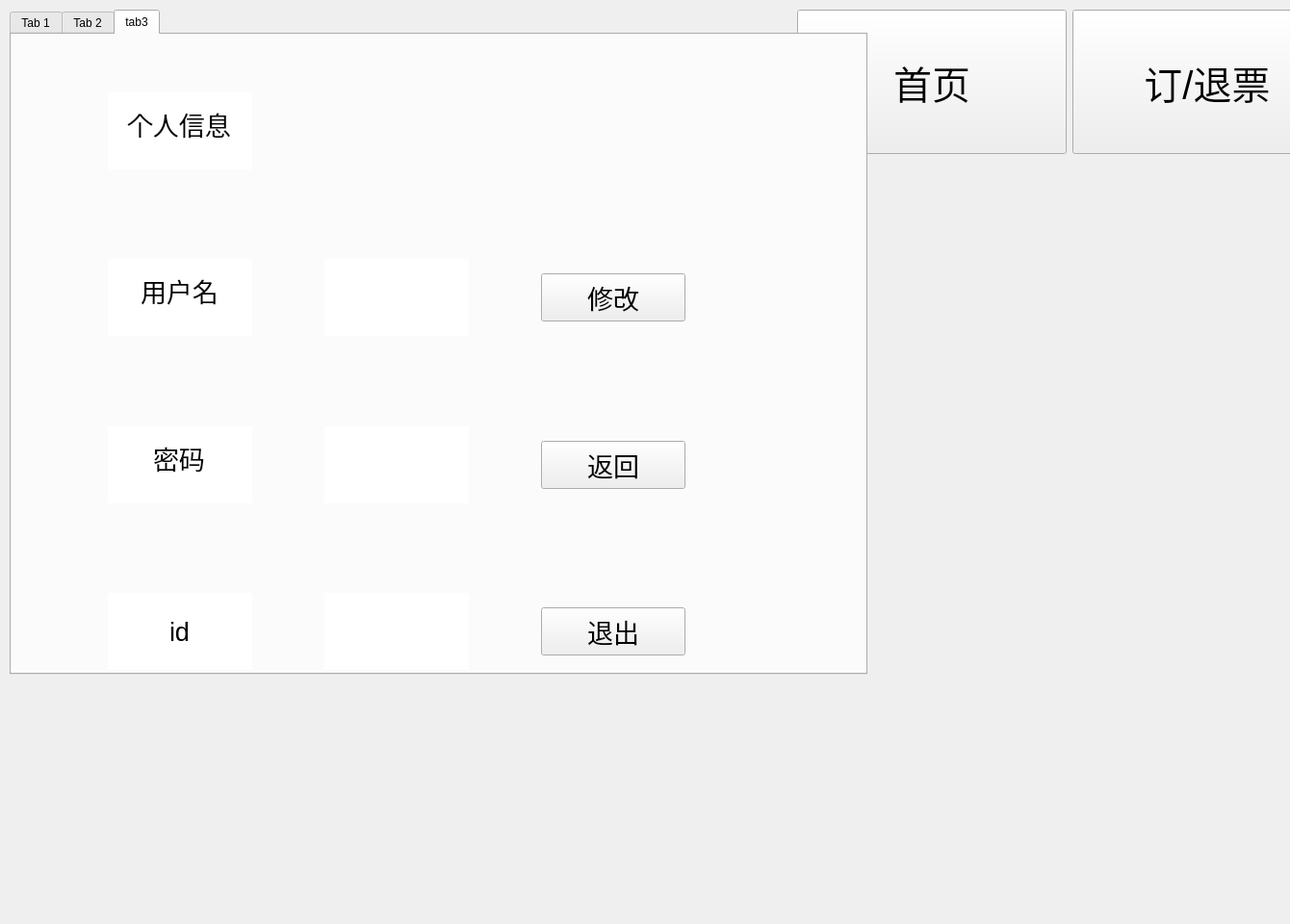
<?xml version="1.0" encoding="UTF-8"?>
<ui version="4.0">
 <class>UserInterface</class>
 <widget class="QMainWindow" name="UserInterface">
  <property name="geometry">
   <rect>
    <x>0</x>
    <y>0</y>
    <width>1340</width>
    <height>960</height>
   </rect>
  </property>
  <property name="minimumSize">
   <size>
    <width>1340</width>
    <height>960</height>
   </size>
  </property>
  <property name="maximumSize">
   <size>
    <width>1340</width>
    <height>960</height>
   </size>
  </property>
  <property name="windowTitle">
   <string>太原航班系统-用户端</string>
  </property>
  <property name="windowIcon">
   <iconset resource="resource.qrc">
    <normaloff>:/new/image/nuc.ico</normaloff>:/new/image/nuc.ico</iconset>
  </property>
  <widget class="QWidget" name="centralwidget">
   <widget class="QWidget" name="widget" native="true">
    <property name="geometry">
     <rect>
      <x>340</x>
      <y>10</y>
      <width>1340</width>
      <height>150</height>
     </rect>
    </property>
    <property name="minimumSize">
     <size>
      <width>1340</width>
      <height>150</height>
     </size>
    </property>
    <property name="maximumSize">
     <size>
      <width>1340</width>
      <height>150</height>
     </size>
    </property>
    <layout class="QHBoxLayout" name="horizontalLayout">
     <property name="leftMargin">
      <number>0</number>
     </property>
     <property name="topMargin">
      <number>0</number>
     </property>
     <property name="rightMargin">
      <number>0</number>
     </property>
     <property name="bottomMargin">
      <number>0</number>
     </property>
     <item>
      <widget class="QLabel" name="label">
       <property name="minimumSize">
        <size>
         <width>500</width>
         <height>150</height>
        </size>
       </property>
       <property name="maximumSize">
        <size>
         <width>500</width>
         <height>150</height>
        </size>
       </property>
       <property name="text">
        <string/>
       </property>
       <property name="pixmap">
        <pixmap resource="resource.qrc">:/new/image/nucfont.jpg</pixmap>
       </property>
       <property name="alignment">
        <set>Qt::AlignCenter</set>
       </property>
      </widget>
     </item>
     <item>
      <widget class="QPushButton" name="pushButton_1">
       <property name="minimumSize">
        <size>
         <width>280</width>
         <height>150</height>
        </size>
       </property>
       <property name="maximumSize">
        <size>
         <width>280</width>
         <height>150</height>
        </size>
       </property>
       <property name="font">
        <font>
         <pointsize>30</pointsize>
        </font>
       </property>
       <property name="text">
        <string>首页</string>
       </property>
      </widget>
     </item>
     <item>
      <widget class="QPushButton" name="pushButton_2">
       <property name="minimumSize">
        <size>
         <width>280</width>
         <height>150</height>
        </size>
       </property>
       <property name="maximumSize">
        <size>
         <width>280</width>
         <height>150</height>
        </size>
       </property>
       <property name="font">
        <font>
         <pointsize>30</pointsize>
        </font>
       </property>
       <property name="text">
        <string>订/退票</string>
       </property>
      </widget>
     </item>
     <item>
      <widget class="QPushButton" name="pushButton_3">
       <property name="minimumSize">
        <size>
         <width>280</width>
         <height>150</height>
        </size>
       </property>
       <property name="maximumSize">
        <size>
         <width>280</width>
         <height>150</height>
        </size>
       </property>
       <property name="font">
        <font>
         <pointsize>30</pointsize>
        </font>
       </property>
       <property name="text">
        <string>用户管理</string>
       </property>
      </widget>
     </item>
    </layout>
   </widget>
   <widget class="QTabWidget" name="tabWidget">
    <property name="geometry">
     <rect>
      <x>10</x>
      <y>10</y>
      <width>891</width>
      <height>691</height>
     </rect>
    </property>
    <property name="currentIndex">
     <number>2</number>
    </property>
    <widget class="QWidget" name="tab_0">
     <attribute name="title">
      <string>Tab 1</string>
     </attribute>
     <widget class="QLabel" name="labelImg1">
      <property name="geometry">
       <rect>
        <x>90</x>
        <y>180</y>
        <width>670</width>
        <height>960</height>
       </rect>
      </property>
      <property name="minimumSize">
       <size>
        <width>670</width>
        <height>960</height>
       </size>
      </property>
      <property name="maximumSize">
       <size>
        <width>670</width>
        <height>960</height>
       </size>
      </property>
      <property name="text">
       <string/>
      </property>
      <property name="alignment">
       <set>Qt::AlignCenter</set>
      </property>
     </widget>
     <widget class="QLineEdit" name="lineEdit0">
      <property name="geometry">
       <rect>
        <x>220</x>
        <y>100</y>
        <width>300</width>
        <height>100</height>
       </rect>
      </property>
      <property name="minimumSize">
       <size>
        <width>300</width>
        <height>100</height>
       </size>
      </property>
      <property name="maximumSize">
       <size>
        <width>300</width>
        <height>100</height>
       </size>
      </property>
      <property name="font">
       <font>
        <pointsize>20</pointsize>
       </font>
      </property>
      <property name="text">
       <string>欢迎登陆用户系统</string>
      </property>
      <property name="frame">
       <bool>false</bool>
      </property>
      <property name="alignment">
       <set>Qt::AlignCenter</set>
      </property>
      <property name="readOnly">
       <bool>true</bool>
      </property>
     </widget>
     <widget class="QPushButton" name="pushButtonBack0">
      <property name="geometry">
       <rect>
        <x>400</x>
        <y>230</y>
        <width>150</width>
        <height>80</height>
       </rect>
      </property>
      <property name="minimumSize">
       <size>
        <width>150</width>
        <height>80</height>
       </size>
      </property>
      <property name="maximumSize">
       <size>
        <width>150</width>
        <height>80</height>
       </size>
      </property>
      <property name="font">
       <font>
        <pointsize>20</pointsize>
       </font>
      </property>
      <property name="text">
       <string>返回</string>
      </property>
     </widget>
     <widget class="QPushButton" name="pushButtonQuit0">
      <property name="geometry">
       <rect>
        <x>430</x>
        <y>330</y>
        <width>150</width>
        <height>80</height>
       </rect>
      </property>
      <property name="minimumSize">
       <size>
        <width>150</width>
        <height>80</height>
       </size>
      </property>
      <property name="maximumSize">
       <size>
        <width>150</width>
        <height>80</height>
       </size>
      </property>
      <property name="font">
       <font>
        <pointsize>20</pointsize>
       </font>
      </property>
      <property name="text">
       <string>退出</string>
      </property>
     </widget>
     <widget class="QLabel" name="labelImg2">
      <property name="geometry">
       <rect>
        <x>190</x>
        <y>360</y>
        <width>63</width>
        <height>20</height>
       </rect>
      </property>
      <property name="text">
       <string/>
      </property>
      <property name="alignment">
       <set>Qt::AlignCenter</set>
      </property>
     </widget>
    </widget>
    <widget class="QWidget" name="tab_1">
     <attribute name="title">
      <string>Tab 2</string>
     </attribute>
     <widget class="QPushButton" name="pushButtonQuit1">
      <property name="geometry">
       <rect>
        <x>340</x>
        <y>350</y>
        <width>150</width>
        <height>80</height>
       </rect>
      </property>
      <property name="minimumSize">
       <size>
        <width>150</width>
        <height>80</height>
       </size>
      </property>
      <property name="maximumSize">
       <size>
        <width>150</width>
        <height>80</height>
       </size>
      </property>
      <property name="font">
       <font>
        <pointsize>20</pointsize>
       </font>
      </property>
      <property name="text">
       <string>退出</string>
      </property>
     </widget>
     <widget class="QPushButton" name="pushButtonBack1">
      <property name="geometry">
       <rect>
        <x>170</x>
        <y>350</y>
        <width>150</width>
        <height>80</height>
       </rect>
      </property>
      <property name="minimumSize">
       <size>
        <width>150</width>
        <height>80</height>
       </size>
      </property>
      <property name="maximumSize">
       <size>
        <width>150</width>
        <height>80</height>
       </size>
      </property>
      <property name="font">
       <font>
        <pointsize>20</pointsize>
       </font>
      </property>
      <property name="text">
       <string>返回</string>
      </property>
     </widget>
     <widget class="QComboBox" name="comboBox">
      <property name="geometry">
       <rect>
        <x>280</x>
        <y>170</y>
        <width>80</width>
        <height>40</height>
       </rect>
      </property>
      <property name="minimumSize">
       <size>
        <width>80</width>
        <height>40</height>
       </size>
      </property>
      <property name="maximumSize">
       <size>
        <width>80</width>
        <height>40</height>
       </size>
      </property>
      <property name="font">
       <font>
        <pointsize>12</pointsize>
       </font>
      </property>
      <property name="layoutDirection">
       <enum>Qt::LeftToRight</enum>
      </property>
      <item>
       <property name="text">
        <string>航班号</string>
       </property>
      </item>
      <item>
       <property name="text">
        <string>起点</string>
       </property>
      </item>
      <item>
       <property name="text">
        <string>终点</string>
       </property>
      </item>
      <item>
       <property name="text">
        <string>起飞时间</string>
       </property>
      </item>
      <item>
       <property name="text">
        <string>到达时间</string>
       </property>
      </item>
      <item>
       <property name="text">
        <string>航空公司</string>
       </property>
      </item>
      <item>
       <property name="text">
        <string>票价</string>
       </property>
      </item>
      <item>
       <property name="text">
        <string>折扣</string>
       </property>
      </item>
      <item>
       <property name="text">
        <string>座位数</string>
       </property>
      </item>
      <item>
       <property name="text">
        <string>剩余座位</string>
       </property>
      </item>
      <item>
       <property name="text">
        <string>我的</string>
       </property>
      </item>
     </widget>
     <widget class="QLineEdit" name="lineEditSeek">
      <property name="geometry">
       <rect>
        <x>200</x>
        <y>110</y>
        <width>80</width>
        <height>40</height>
       </rect>
      </property>
      <property name="minimumSize">
       <size>
        <width>80</width>
        <height>40</height>
       </size>
      </property>
      <property name="maximumSize">
       <size>
        <width>80</width>
        <height>40</height>
       </size>
      </property>
      <property name="font">
       <font>
        <pointsize>12</pointsize>
       </font>
      </property>
      <property name="layoutDirection">
       <enum>Qt::LeftToRight</enum>
      </property>
      <property name="alignment">
       <set>Qt::AlignCenter</set>
      </property>
     </widget>
     <widget class="QTableWidget" name="tableWidget">
      <property name="geometry">
       <rect>
        <x>250</x>
        <y>250</y>
        <width>1030</width>
        <height>600</height>
       </rect>
      </property>
      <property name="minimumSize">
       <size>
        <width>1030</width>
        <height>600</height>
       </size>
      </property>
      <property name="maximumSize">
       <size>
        <width>1030</width>
        <height>600</height>
       </size>
      </property>
      <property name="font">
       <font>
        <pointsize>30</pointsize>
       </font>
      </property>
      <property name="layoutDirection">
       <enum>Qt::LeftToRight</enum>
      </property>
      <column>
       <property name="text">
        <string>航班号</string>
       </property>
      </column>
      <column>
       <property name="text">
        <string>起点</string>
       </property>
      </column>
      <column>
       <property name="text">
        <string>终点</string>
       </property>
      </column>
      <column>
       <property name="text">
        <string>起飞时间</string>
       </property>
      </column>
      <column>
       <property name="text">
        <string>到达时间</string>
       </property>
      </column>
      <column>
       <property name="text">
        <string>航空公司</string>
       </property>
      </column>
      <column>
       <property name="text">
        <string>票价</string>
       </property>
      </column>
      <column>
       <property name="text">
        <string>折扣</string>
       </property>
      </column>
      <column>
       <property name="text">
        <string>座位数</string>
       </property>
      </column>
      <column>
       <property name="text">
        <string>剩余座位</string>
       </property>
      </column>
     </widget>
     <widget class="QPushButton" name="pushButtonInfo">
      <property name="geometry">
       <rect>
        <x>170</x>
        <y>220</y>
        <width>80</width>
        <height>40</height>
       </rect>
      </property>
      <property name="minimumSize">
       <size>
        <width>80</width>
        <height>40</height>
       </size>
      </property>
      <property name="maximumSize">
       <size>
        <width>80</width>
        <height>40</height>
       </size>
      </property>
      <property name="font">
       <font>
        <pointsize>12</pointsize>
       </font>
      </property>
      <property name="layoutDirection">
       <enum>Qt::LeftToRight</enum>
      </property>
      <property name="text">
       <string>确认</string>
      </property>
     </widget>
     <widget class="QPushButton" name="pushButtonRecover">
      <property name="geometry">
       <rect>
        <x>390</x>
        <y>140</y>
        <width>80</width>
        <height>40</height>
       </rect>
      </property>
      <property name="minimumSize">
       <size>
        <width>80</width>
        <height>40</height>
       </size>
      </property>
      <property name="maximumSize">
       <size>
        <width>80</width>
        <height>40</height>
       </size>
      </property>
      <property name="font">
       <font>
        <pointsize>12</pointsize>
       </font>
      </property>
      <property name="layoutDirection">
       <enum>Qt::LeftToRight</enum>
      </property>
      <property name="text">
       <string>恢复全部</string>
      </property>
     </widget>
     <widget class="QPushButton" name="pushButtonOrder">
      <property name="geometry">
       <rect>
        <x>30</x>
        <y>50</y>
        <width>80</width>
        <height>40</height>
       </rect>
      </property>
      <property name="minimumSize">
       <size>
        <width>80</width>
        <height>40</height>
       </size>
      </property>
      <property name="maximumSize">
       <size>
        <width>80</width>
        <height>40</height>
       </size>
      </property>
      <property name="font">
       <font>
        <pointsize>12</pointsize>
       </font>
      </property>
      <property name="text">
       <string>订票</string>
      </property>
     </widget>
     <widget class="QPushButton" name="pushButtonTick">
      <property name="geometry">
       <rect>
        <x>250</x>
        <y>50</y>
        <width>80</width>
        <height>40</height>
       </rect>
      </property>
      <property name="minimumSize">
       <size>
        <width>80</width>
        <height>40</height>
       </size>
      </property>
      <property name="maximumSize">
       <size>
        <width>80</width>
        <height>40</height>
       </size>
      </property>
      <property name="font">
       <font>
        <pointsize>12</pointsize>
       </font>
      </property>
      <property name="text">
       <string>退票</string>
      </property>
     </widget>
     <widget class="QPushButton" name="pushButtonTick1">
      <property name="geometry">
       <rect>
        <x>350</x>
        <y>50</y>
        <width>80</width>
        <height>40</height>
       </rect>
      </property>
      <property name="minimumSize">
       <size>
        <width>80</width>
        <height>40</height>
       </size>
      </property>
      <property name="maximumSize">
       <size>
        <width>80</width>
        <height>40</height>
       </size>
      </property>
      <property name="font">
       <font>
        <pointsize>12</pointsize>
       </font>
      </property>
      <property name="text">
       <string>确定</string>
      </property>
     </widget>
     <widget class="QPushButton" name="pushButtonOrder1">
      <property name="geometry">
       <rect>
        <x>150</x>
        <y>50</y>
        <width>80</width>
        <height>40</height>
       </rect>
      </property>
      <property name="minimumSize">
       <size>
        <width>80</width>
        <height>40</height>
       </size>
      </property>
      <property name="maximumSize">
       <size>
        <width>80</width>
        <height>40</height>
       </size>
      </property>
      <property name="font">
       <font>
        <pointsize>12</pointsize>
       </font>
      </property>
      <property name="text">
       <string>确定</string>
      </property>
     </widget>
     <widget class="QLabel" name="labelImg">
      <property name="geometry">
       <rect>
        <x>60</x>
        <y>300</y>
        <width>63</width>
        <height>20</height>
       </rect>
      </property>
      <property name="text">
       <string/>
      </property>
     </widget>
    </widget>
    <widget class="QWidget" name="tab_2">
     <attribute name="title">
      <string>tab3</string>
     </attribute>
     <widget class="QWidget" name="widgetChange" native="true">
      <property name="geometry">
       <rect>
        <x>100</x>
        <y>60</y>
        <width>600</width>
        <height>600</height>
       </rect>
      </property>
      <property name="minimumSize">
       <size>
        <width>600</width>
        <height>600</height>
       </size>
      </property>
      <property name="maximumSize">
       <size>
        <width>600</width>
        <height>600</height>
       </size>
      </property>
      <layout class="QGridLayout" name="gridLayout">
       <item row="4" column="2">
        <widget class="QLineEdit" name="lineEditPwd1">
         <property name="minimumSize">
          <size>
           <width>150</width>
           <height>80</height>
          </size>
         </property>
         <property name="maximumSize">
          <size>
           <width>150</width>
           <height>80</height>
          </size>
         </property>
         <property name="font">
          <font>
           <pointsize>20</pointsize>
          </font>
         </property>
         <property name="frame">
          <bool>false</bool>
         </property>
         <property name="alignment">
          <set>Qt::AlignCenter</set>
         </property>
         <property name="readOnly">
          <bool>true</bool>
         </property>
        </widget>
       </item>
       <item row="2" column="3">
        <spacer name="horizontalSpacer_2">
         <property name="orientation">
          <enum>Qt::Horizontal</enum>
         </property>
         <property name="sizeHint" stdset="0">
          <size>
           <width>40</width>
           <height>20</height>
          </size>
         </property>
        </spacer>
       </item>
       <item row="1" column="0">
        <spacer name="verticalSpacer">
         <property name="orientation">
          <enum>Qt::Vertical</enum>
         </property>
         <property name="sizeHint" stdset="0">
          <size>
           <width>20</width>
           <height>40</height>
          </size>
         </property>
        </spacer>
       </item>
       <item row="2" column="0">
        <widget class="QLineEdit" name="lineEditUser">
         <property name="minimumSize">
          <size>
           <width>150</width>
           <height>80</height>
          </size>
         </property>
         <property name="maximumSize">
          <size>
           <width>150</width>
           <height>80</height>
          </size>
         </property>
         <property name="font">
          <font>
           <pointsize>20</pointsize>
          </font>
         </property>
         <property name="text">
          <string>用户名</string>
         </property>
         <property name="frame">
          <bool>false</bool>
         </property>
         <property name="alignment">
          <set>Qt::AlignCenter</set>
         </property>
        </widget>
       </item>
       <item row="3" column="0">
        <spacer name="verticalSpacer_2">
         <property name="orientation">
          <enum>Qt::Vertical</enum>
         </property>
         <property name="sizeHint" stdset="0">
          <size>
           <width>20</width>
           <height>40</height>
          </size>
         </property>
        </spacer>
       </item>
       <item row="2" column="1">
        <spacer name="horizontalSpacer">
         <property name="orientation">
          <enum>Qt::Horizontal</enum>
         </property>
         <property name="sizeHint" stdset="0">
          <size>
           <width>40</width>
           <height>20</height>
          </size>
         </property>
        </spacer>
       </item>
       <item row="2" column="2">
        <widget class="QLineEdit" name="lineEditUser1">
         <property name="minimumSize">
          <size>
           <width>150</width>
           <height>80</height>
          </size>
         </property>
         <property name="maximumSize">
          <size>
           <width>150</width>
           <height>80</height>
          </size>
         </property>
         <property name="font">
          <font>
           <pointsize>20</pointsize>
          </font>
         </property>
         <property name="frame">
          <bool>false</bool>
         </property>
         <property name="alignment">
          <set>Qt::AlignCenter</set>
         </property>
         <property name="readOnly">
          <bool>true</bool>
         </property>
        </widget>
       </item>
       <item row="6" column="0">
        <widget class="QLineEdit" name="lineEditId">
         <property name="minimumSize">
          <size>
           <width>150</width>
           <height>80</height>
          </size>
         </property>
         <property name="maximumSize">
          <size>
           <width>150</width>
           <height>80</height>
          </size>
         </property>
         <property name="font">
          <font>
           <pointsize>20</pointsize>
          </font>
         </property>
         <property name="text">
          <string>id</string>
         </property>
         <property name="frame">
          <bool>false</bool>
         </property>
         <property name="alignment">
          <set>Qt::AlignCenter</set>
         </property>
        </widget>
       </item>
       <item row="0" column="0">
        <widget class="QLineEdit" name="lineEditInfo">
         <property name="minimumSize">
          <size>
           <width>150</width>
           <height>80</height>
          </size>
         </property>
         <property name="maximumSize">
          <size>
           <width>150</width>
           <height>80</height>
          </size>
         </property>
         <property name="font">
          <font>
           <pointsize>20</pointsize>
          </font>
         </property>
         <property name="text">
          <string>个人信息</string>
         </property>
         <property name="frame">
          <bool>false</bool>
         </property>
         <property name="alignment">
          <set>Qt::AlignCenter</set>
         </property>
         <property name="readOnly">
          <bool>true</bool>
         </property>
        </widget>
       </item>
       <item row="2" column="4">
        <widget class="QPushButton" name="pushButtonChange">
         <property name="minimumSize">
          <size>
           <width>150</width>
           <height>50</height>
          </size>
         </property>
         <property name="maximumSize">
          <size>
           <width>150</width>
           <height>50</height>
          </size>
         </property>
         <property name="font">
          <font>
           <pointsize>20</pointsize>
          </font>
         </property>
         <property name="text">
          <string>修改</string>
         </property>
        </widget>
       </item>
       <item row="4" column="4">
        <widget class="QPushButton" name="pushButtonBack3">
         <property name="minimumSize">
          <size>
           <width>150</width>
           <height>50</height>
          </size>
         </property>
         <property name="maximumSize">
          <size>
           <width>150</width>
           <height>50</height>
          </size>
         </property>
         <property name="font">
          <font>
           <pointsize>20</pointsize>
          </font>
         </property>
         <property name="text">
          <string>返回</string>
         </property>
        </widget>
       </item>
       <item row="6" column="2">
        <widget class="QLineEdit" name="lineEditId1">
         <property name="minimumSize">
          <size>
           <width>150</width>
           <height>80</height>
          </size>
         </property>
         <property name="maximumSize">
          <size>
           <width>150</width>
           <height>80</height>
          </size>
         </property>
         <property name="font">
          <font>
           <pointsize>20</pointsize>
          </font>
         </property>
         <property name="frame">
          <bool>false</bool>
         </property>
         <property name="alignment">
          <set>Qt::AlignCenter</set>
         </property>
         <property name="readOnly">
          <bool>true</bool>
         </property>
        </widget>
       </item>
       <item row="4" column="0">
        <widget class="QLineEdit" name="lineEditPwd">
         <property name="minimumSize">
          <size>
           <width>150</width>
           <height>80</height>
          </size>
         </property>
         <property name="maximumSize">
          <size>
           <width>150</width>
           <height>80</height>
          </size>
         </property>
         <property name="font">
          <font>
           <pointsize>20</pointsize>
          </font>
         </property>
         <property name="text">
          <string>密码</string>
         </property>
         <property name="frame">
          <bool>false</bool>
         </property>
         <property name="alignment">
          <set>Qt::AlignCenter</set>
         </property>
        </widget>
       </item>
       <item row="6" column="4">
        <widget class="QPushButton" name="pushButtonQuit3">
         <property name="minimumSize">
          <size>
           <width>150</width>
           <height>50</height>
          </size>
         </property>
         <property name="maximumSize">
          <size>
           <width>150</width>
           <height>50</height>
          </size>
         </property>
         <property name="font">
          <font>
           <pointsize>20</pointsize>
          </font>
         </property>
         <property name="text">
          <string>退出</string>
         </property>
        </widget>
       </item>
       <item row="5" column="0">
        <spacer name="verticalSpacer_3">
         <property name="orientation">
          <enum>Qt::Vertical</enum>
         </property>
         <property name="sizeHint" stdset="0">
          <size>
           <width>20</width>
           <height>40</height>
          </size>
         </property>
        </spacer>
       </item>
      </layout>
     </widget>
     <widget class="QLabel" name="label2">
      <property name="geometry">
       <rect>
        <x>30</x>
        <y>490</y>
        <width>1340</width>
        <height>960</height>
       </rect>
      </property>
      <property name="minimumSize">
       <size>
        <width>1340</width>
        <height>960</height>
       </size>
      </property>
      <property name="maximumSize">
       <size>
        <width>1340</width>
        <height>960</height>
       </size>
      </property>
      <property name="text">
       <string/>
      </property>
     </widget>
    </widget>
   </widget>
  </widget>
 </widget>
 <resources>
  <include location="resource.qrc"/>
 </resources>
 <connections/>
</ui>
